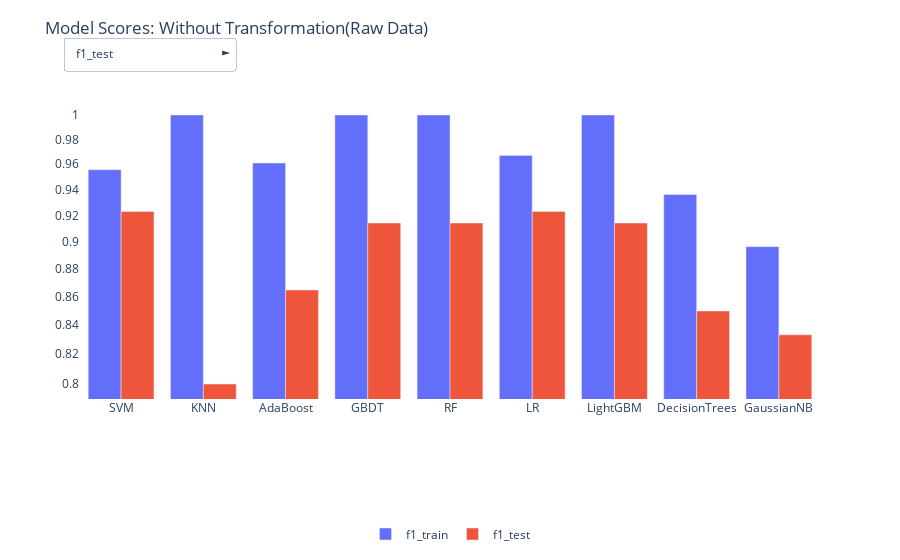

Notebook code cell kept with this figure:
### Code cell
############################################################################################
df  = pd.read_csv('../tuned_models_raw4_3//model_scores.csv')
#df = df.drop('Unnamed: 0', axis =1)
df = df.set_index('model')
df1 = df[['f1_train','roc_auc_train','balanced_accuracy_train','precision_train','accuracy_train']]
df2 = df[['f1_test','roc_auc_test','balanced_accuracy_test','precision_test','accuracy_test']]

#########################################################
import plotly.graph_objects as go


def multi_plot(df1,df2, title, addAll = True):
    
    fig = go.Figure()
    

    for column1 in df1.columns.to_list():
        f1= fig.add_trace(
            go.Bar(
                x = df1.index,
                y = df1[column1],
                name = column1,
            )
        )

    for column2 in df2.columns.to_list():
        fig.add_trace(
            go.Bar(
                x = df2.index,
                y = df2[column2],
                name = column2
            )
        )


    button_all = [dict(label = 'Train',
                      method = 'update',
                      args = [{'visible': df1.columns.isin(df1.columns),
                               'title': 'All',
                               'showlegend':True}]),
                  dict(label = 'Select',
                      method = 'update',
                      args = [{'visible': df2.columns.isin(df2.columns),
                               'title': 'All',
                               'showlegend':True}]),
                  
                  ]
                 
                

    def create_layout_button(column1):
        return dict(label = column1,
                    method = 'update',
                    args = [{'visible': df1.columns.isin([column1]),
                             'title': column1,
                             'showlegend': True}])
    
    def create_layout_button2(column2):
        return dict(label = column2,
                    method = 'update',
                    args = [{'visible': df2.columns.isin([column2]),
                             'title': column2,
                             'showlegend': True}]
                   )
    # Update remaining layout properties

    fig.update_layout(
        updatemenus=[
          
            
            go.layout.Updatemenu(
            active = 0,
            visible=True,
            buttons = ([button_all[1]] * addAll) + list(df2.columns.map(lambda column: create_layout_button2(column))),
               
            direction="right",
            pad={"r": 5, "t": 5,"l":5},
            showactive=True,
            x=-0.03,
            xanchor="left",
            y=1.1,
            yanchor="bottom"),
            
            
            
        ],
         yaxis_type="log"       
    )
    # Update remaining layout properties
    fig.update_layout(
        title_text=title,
        title_y=0.96,
        
        height=400,
        #width = 1000,
        showlegend=True,
        legend=dict(yanchor="bottom",
                                  y=-0.5,
                                  xanchor="center",
                                  x=0.5,
                                  orientation='h'),
        paper_bgcolor = "rgba(0,0,0,0)",
        plot_bgcolor = "rgba(0,0,0,0)",
        margin_autoexpand=True,
        autosize=True,
        
    )
    
    fig.show(scale=200, config= dict(displayModeBar = False))
       
    ############################################################
    
    # Writing and exporting interactive figure as html file 
    
    f1.write_html('../tuned_models_raw4_3/Model_Scores.html',config= dict(displayModeBar = False))
        
########################################################################################

multi_plot(df1,df2, title="Model Scores: Engineered Features")  

#https://towardsdatascience.com/how-to-create-an-interactive-dropdown-in-jupyter-322277f58a68

### Figure 1 — Plotly figure (JSON) as saved in the notebook; plotly's stock layout.template omitted (floating-point values rounded to 4 significant figures)
{"data": [{"name": "f1_train", "showlegend": true, "title": {"text": "f1_test"}, "type": "bar", "visible": true, "x": ["SVM", "KNN", "AdaBoost", "GBDT", "RF", "LR", "LightGBM", "DecisionTrees", "GaussianNB"], "y": [0.9556, 1, 0.9609, 1, 1, 0.967, 1, 0.9362, 0.8966]}, {"name": "roc_auc_train", "showlegend": true, "title": {"text": "f1_test"}, "type": "bar", "visible": false, "x": ["SVM", "KNN", "AdaBoost", "GBDT", "RF", "LR", "LightGBM", "DecisionTrees", "GaussianNB"], "y": [0.9603, 1, 0.9651, 1, 1, 0.9717, 1, 0.9434, 0.9054]}, {"name": "balanced_accuracy_train", "showlegend": true, "title": {"text": "f1_test"}, "type": "bar", "visible": false, "x": ["SVM", "KNN", "AdaBoost", "GBDT", "RF", "LR", "LightGBM", "DecisionTrees", "GaussianNB"], "y": [0.9603, 1, 0.9651, 1, 1, 0.9717, 1, 0.9434, 0.9054]}, {"name": "precision_train", "showlegend": true, "title": {"text": "f1_test"}, "type": "bar", "visible": false, "x": ["SVM", "KNN", "AdaBoost", "GBDT", "RF", "LR", "LightGBM", "DecisionTrees", "GaussianNB"], "y": [0.9348, 1, 0.9451, 1, 1, 0.9362, 1, 0.88, 0.907]}, {"name": "accuracy_train", "showlegend": true, "title": {"text": "f1_test"}, "type": "bar", "visible": false, "x": ["SVM", "KNN", "AdaBoost", "GBDT", "RF", "LR", "LightGBM", "DecisionTrees", "GaussianNB"], "y": [0.9588, 1, 0.9639, 1, 1, 0.9691, 1, 0.9381, 0.9072]}, {"name": "f1_test", "showlegend": true, "title": {"text": "f1_test"}, "type": "bar", "visible": true, "x": ["SVM", "KNN", "AdaBoost", "GBDT", "RF", "LR", "LightGBM", "DecisionTrees", "GaussianNB"], "y": [0.9231, 0.8, 0.8649, 0.9143, 0.9143, 0.9231, 0.9143, 0.85, 0.8333]}, {"name": "roc_auc_test", "showlegend": true, "title": {"text": "f1_test"}, "type": "bar", "visible": false, "x": ["SVM", "KNN", "AdaBoost", "GBDT", "RF", "LR", "LightGBM", "DecisionTrees", "GaussianNB"], "y": [0.9516, 0.8405, 0.8961, 0.9283, 0.9283, 0.9516, 0.9283, 0.8916, 0.8683]}, {"name": "balanced_accuracy_test", "showlegend": true, "title": {"text": "f1_test"}, "type": "bar", "visible": false, "x": ["SVM", "KNN", "AdaBoost", "GBDT", "RF", "LR", "LightGBM", "DecisionTrees", "GaussianNB"], "y": [0.9516, 0.8405, 0.8961, 0.9283, 0.9283, 0.9516, 0.9283, 0.8916, 0.8683]}, {"name": "precision_test", "showlegend": true, "title": {"text": "f1_test"}, "type": "bar", "visible": false, "x": ["SVM", "KNN", "AdaBoost", "GBDT", "RF", "LR", "LightGBM", "DecisionTrees", "GaussianNB"], "y": [0.8571, 0.8235, 0.8421, 0.9412, 0.9412, 0.8571, 0.9412, 0.7727, 0.8333]}, {"name": "accuracy_test", "showlegend": true, "title": {"text": "f1_test"}, "type": "bar", "visible": false, "x": ["SVM", "KNN", "AdaBoost", "GBDT", "RF", "LR", "LightGBM", "DecisionTrees", "GaussianNB"], "y": [0.9388, 0.8571, 0.898, 0.9388, 0.9388, 0.9388, 0.9388, 0.8776, 0.8776]}], "layout": {"autosize": true, "legend": {"orientation": "h", "x": 0.5, "xanchor": "center", "y": -0.5, "yanchor": "bottom"}, "margin": {"autoexpand": true}, "paper_bgcolor": "rgba(0, 0, 0, 0)", "plot_bgcolor": "rgba(0, 0, 0, 0)", "showlegend": true, "title": {"text": "Model Scores: Without Transformation(Raw Data)", "y": 0.96}, "updatemenus": [{"active": 1, "buttons": [{"args": [{"showlegend": true, "title": "All", "visible": [true, true, true, true, true]}], "label": "Select", "method": "update"}, {"args": [{"showlegend": true, "title": "f1_test", "visible": [true, false, false, false, false]}], "label": "f1_test", "method": "update"}, {"args": [{"showlegend": true, "title": "roc_auc_test", "visible": [false, true, false, false, false]}], "label": "roc_auc_test", "method": "update"}, {"args": [{"showlegend": true, "title": "balanced_accuracy_test", "visible": [false, false, true, false, false]}], "label": "balanced_accuracy_test", "method": "update"}, {"args": [{"showlegend": true, "title": "precision_test", "visible": [false, false, false, true, false]}], "label": "precision_test", "method": "update"}, {"args": [{"showlegend": true, "title": "accuracy_test", "visible": [false, false, false, false, true]}], "label": "accuracy_test", "method": "update"}], "direction": "right", "pad": {"l": 5, "r": 5, "t": 5}, "showactive": true, "visible": true, "x": -0.03, "xanchor": "left", "y": 1.1, "yanchor": "bottom"}], "xaxis": {"autorange": true, "range": [-0.5, 8.5], "type": "category"}, "yaxis": {"autorange": true, "range": [-0.1023, 0.005384], "type": "log"}}}
